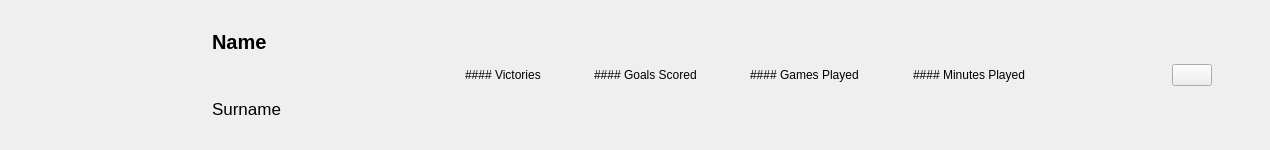
<?xml version="1.0" encoding="UTF-8"?>
<ui version="4.0">
 <class>Form</class>
 <widget class="QWidget" name="Form">
  <property name="geometry">
   <rect>
    <x>0</x>
    <y>0</y>
    <width>1270</width>
    <height>150</height>
   </rect>
  </property>
  <property name="windowTitle">
   <string>Form</string>
  </property>
  <layout class="QHBoxLayout" name="horizontalLayout">
   <item>
    <spacer name="horizontalSpacer">
     <property name="orientation">
      <enum>Qt::Horizontal</enum>
     </property>
     <property name="sizeType">
      <enum>QSizePolicy::Preferred</enum>
     </property>
     <property name="sizeHint" stdset="0">
      <size>
       <width>50</width>
       <height>20</height>
      </size>
     </property>
    </spacer>
   </item>
   <item>
    <widget class="QWidget" name="picHolder" native="true">
     <property name="sizePolicy">
      <sizepolicy hsizetype="Fixed" vsizetype="Fixed">
       <horstretch>0</horstretch>
       <verstretch>0</verstretch>
      </sizepolicy>
     </property>
     <property name="minimumSize">
      <size>
       <width>125</width>
       <height>125</height>
      </size>
     </property>
     <property name="styleSheet">
      <string notr="true">border-image: url(:/ui/img/placeholder_head.jpg);</string>
     </property>
    </widget>
   </item>
   <item>
    <spacer name="horizontalSpacer_2">
     <property name="orientation">
      <enum>Qt::Horizontal</enum>
     </property>
     <property name="sizeType">
      <enum>QSizePolicy::Preferred</enum>
     </property>
     <property name="sizeHint" stdset="0">
      <size>
       <width>20</width>
       <height>20</height>
      </size>
     </property>
    </spacer>
   </item>
   <item>
    <layout class="QVBoxLayout" name="verticalLayout">
     <item>
      <widget class="QLabel" name="lblFName">
       <property name="minimumSize">
        <size>
         <width>200</width>
         <height>0</height>
        </size>
       </property>
       <property name="maximumSize">
        <size>
         <width>200</width>
         <height>16777215</height>
        </size>
       </property>
       <property name="font">
        <font>
         <pointsize>15</pointsize>
         <weight>75</weight>
         <bold>true</bold>
        </font>
       </property>
       <property name="text">
        <string>Name</string>
       </property>
      </widget>
     </item>
     <item>
      <widget class="QLabel" name="lblLName">
       <property name="maximumSize">
        <size>
         <width>200</width>
         <height>16777215</height>
        </size>
       </property>
       <property name="font">
        <font>
         <pointsize>13</pointsize>
        </font>
       </property>
       <property name="text">
        <string>Surname</string>
       </property>
      </widget>
     </item>
    </layout>
   </item>
   <item>
    <spacer name="horizontalSpacer_6">
     <property name="orientation">
      <enum>Qt::Horizontal</enum>
     </property>
     <property name="sizeHint" stdset="0">
      <size>
       <width>40</width>
       <height>20</height>
      </size>
     </property>
    </spacer>
   </item>
   <item>
    <widget class="QLabel" name="lblVictories">
     <property name="text">
      <string>#### Victories</string>
     </property>
    </widget>
   </item>
   <item>
    <spacer name="horizontalSpacer_7">
     <property name="orientation">
      <enum>Qt::Horizontal</enum>
     </property>
     <property name="sizeHint" stdset="0">
      <size>
       <width>40</width>
       <height>20</height>
      </size>
     </property>
    </spacer>
   </item>
   <item>
    <widget class="QLabel" name="lblGoalsScored">
     <property name="text">
      <string>#### Goals Scored</string>
     </property>
    </widget>
   </item>
   <item>
    <spacer name="horizontalSpacer_5">
     <property name="orientation">
      <enum>Qt::Horizontal</enum>
     </property>
     <property name="sizeHint" stdset="0">
      <size>
       <width>40</width>
       <height>20</height>
      </size>
     </property>
    </spacer>
   </item>
   <item>
    <widget class="QLabel" name="lblGamesPlayed">
     <property name="text">
      <string>#### Games Played</string>
     </property>
    </widget>
   </item>
   <item>
    <spacer name="horizontalSpacer_4">
     <property name="orientation">
      <enum>Qt::Horizontal</enum>
     </property>
     <property name="sizeHint" stdset="0">
      <size>
       <width>40</width>
       <height>20</height>
      </size>
     </property>
    </spacer>
   </item>
   <item>
    <widget class="QLabel" name="lblMinutesPlayed">
     <property name="text">
      <string>#### Minutes Played</string>
     </property>
    </widget>
   </item>
   <item>
    <spacer name="horizontalSpacer_8">
     <property name="orientation">
      <enum>Qt::Horizontal</enum>
     </property>
     <property name="sizeHint" stdset="0">
      <size>
       <width>40</width>
       <height>20</height>
      </size>
     </property>
    </spacer>
   </item>
   <item>
    <spacer name="horizontalSpacer_10">
     <property name="orientation">
      <enum>Qt::Horizontal</enum>
     </property>
     <property name="sizeHint" stdset="0">
      <size>
       <width>40</width>
       <height>20</height>
      </size>
     </property>
    </spacer>
   </item>
   <item>
    <spacer name="horizontalSpacer_9">
     <property name="orientation">
      <enum>Qt::Horizontal</enum>
     </property>
     <property name="sizeHint" stdset="0">
      <size>
       <width>40</width>
       <height>20</height>
      </size>
     </property>
    </spacer>
   </item>
   <item>
    <widget class="QPushButton" name="pushButton">
     <property name="focusPolicy">
      <enum>Qt::StrongFocus</enum>
     </property>
     <property name="text">
      <string/>
     </property>
     <property name="icon">
      <iconset resource="assets.qrc">
       <normaloff>:/ui/img/icons/red-cross.png</normaloff>:/ui/img/icons/red-cross.png</iconset>
     </property>
     <property name="iconSize">
      <size>
       <width>32</width>
       <height>32</height>
      </size>
     </property>
    </widget>
   </item>
   <item>
    <spacer name="horizontalSpacer_3">
     <property name="orientation">
      <enum>Qt::Horizontal</enum>
     </property>
     <property name="sizeHint" stdset="0">
      <size>
       <width>40</width>
       <height>20</height>
      </size>
     </property>
    </spacer>
   </item>
  </layout>
 </widget>
 <resources>
  <include location="assets.qrc"/>
 </resources>
 <connections/>
</ui>
